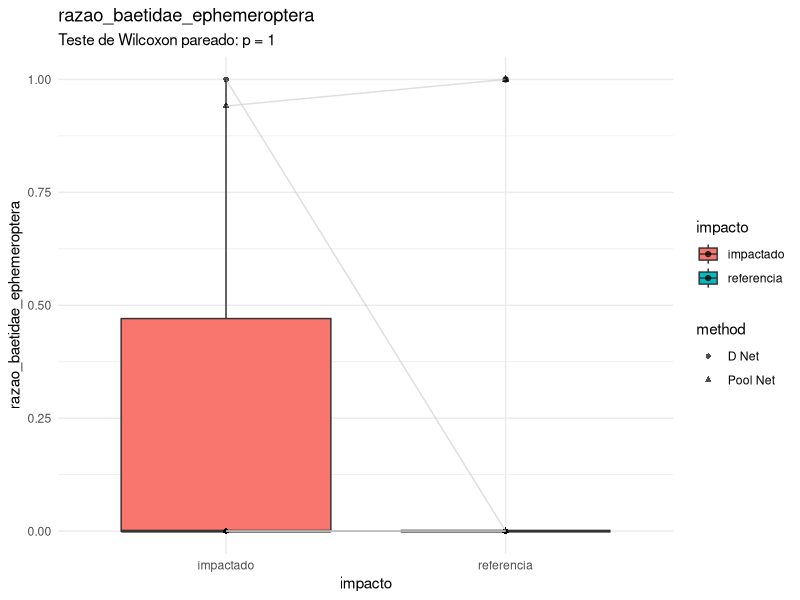
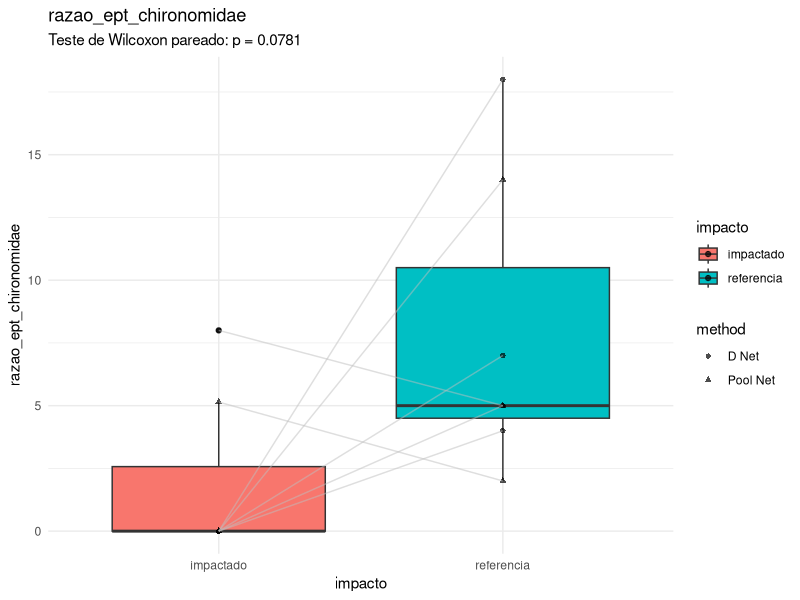
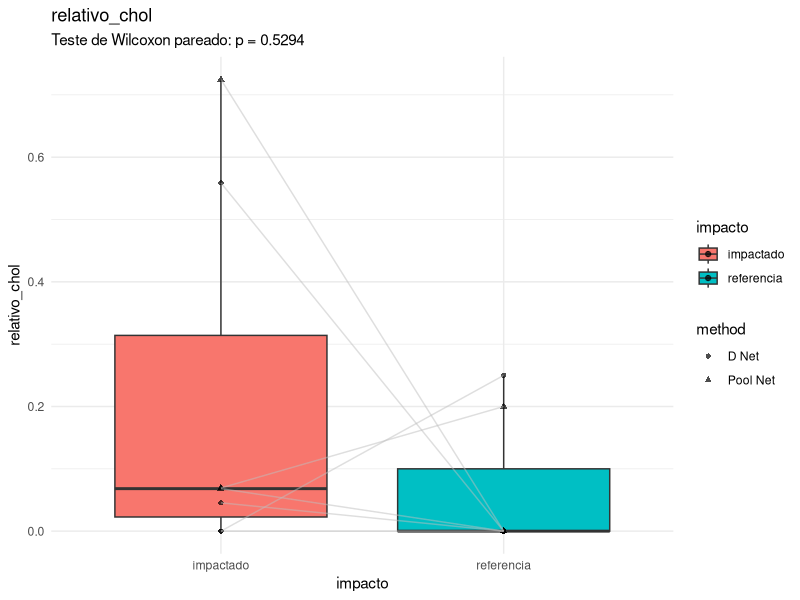
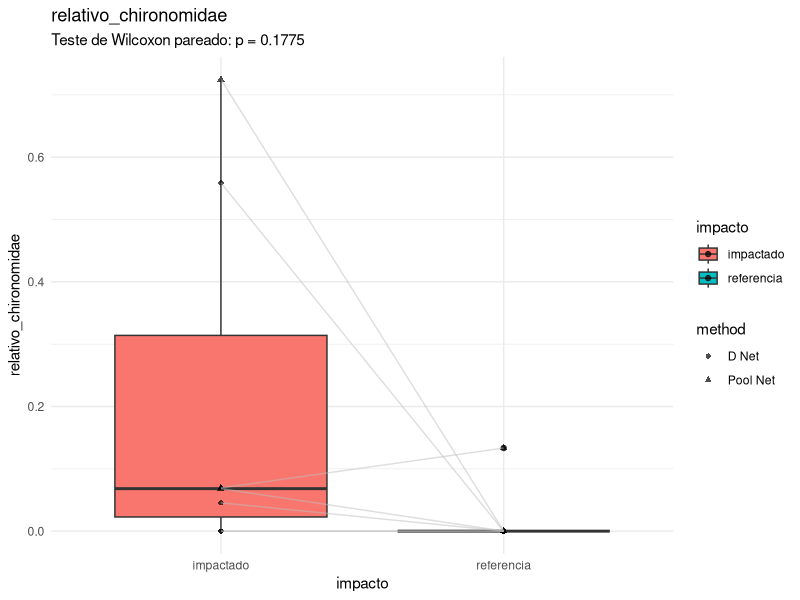
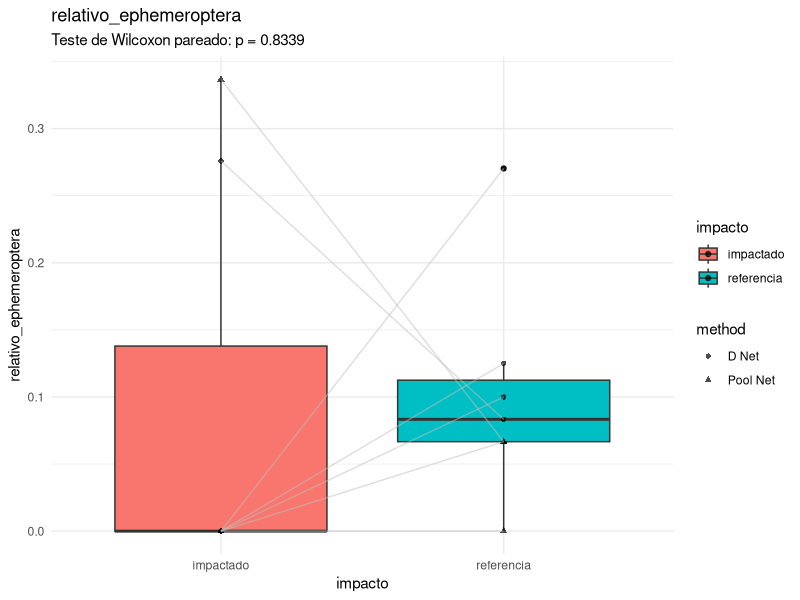
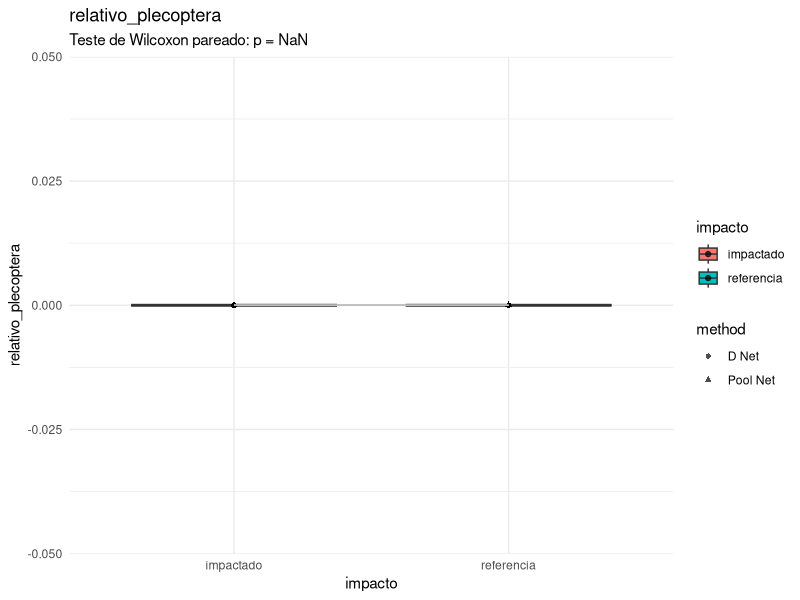
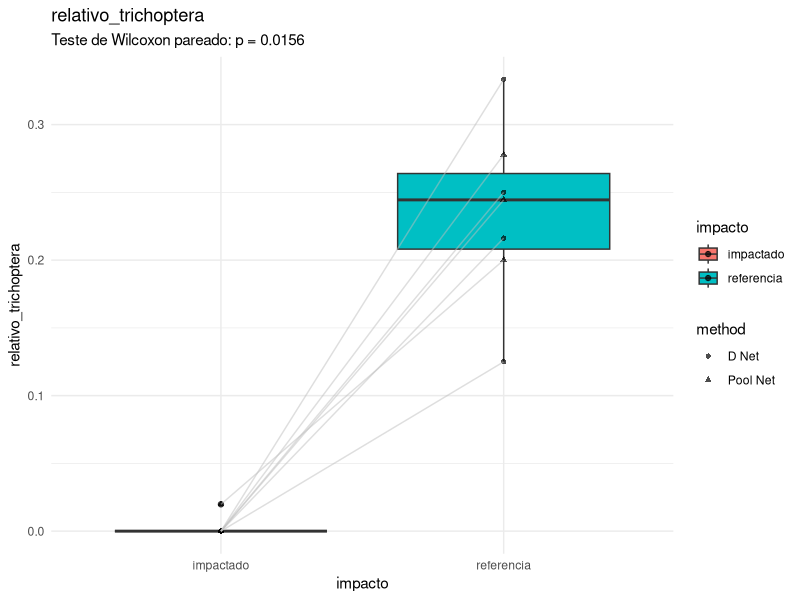
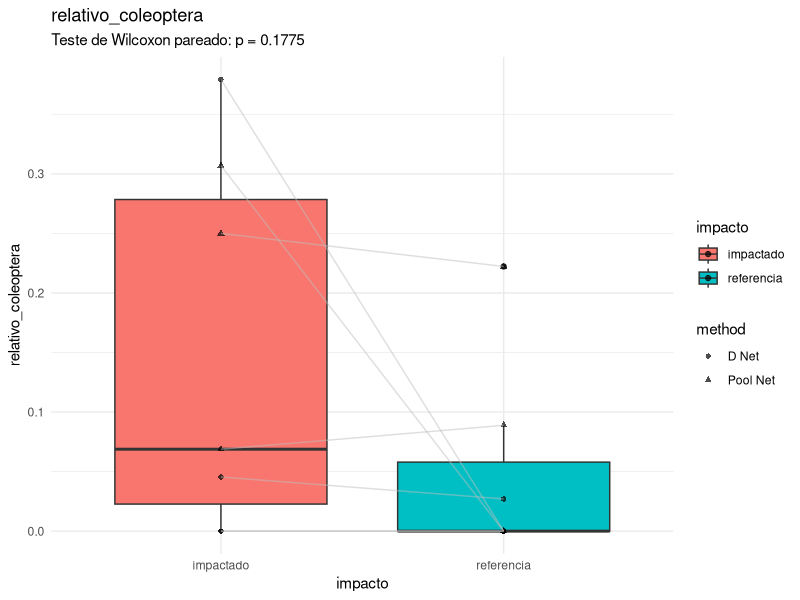

These figures' R source, in order:
library(tidyverse)

################################## Configurações ###############################
set.seed(1994)
pontos_referencia <- c("RiodaBarra-P1/2")
pontos_impactado <- c("RiodaBarra-P2")
metodos_de_amostragem <- c("D Net", "Pool Net")

# Pastas de figuras
pasta_figuras <- "figuras/indice_multimetrico/pareado_por_2_redes"
if (!dir.exists(pasta_figuras)) {
  dir.create(pasta_figuras, recursive = TRUE)
}

# Pasta de tabelas
pasta_tabelas <- "tabelas/redes/"
if (!dir.exists(pasta_tabelas)) {
  dir.create(pasta_tabelas, recursive = TRUE)
}

################################## Carregar dados ##############################
indices_df <- read_csv("dados/processado/matriz_indices_imaturos_piata.csv")

############################## Pre-processamento ###############################
# Remover índice de Pielou por ser muito problemático.
vetor_respostas <- indices_df %>%
  select(-pielou_classes, -pielou_ordens, -pielou_familias) %>%
  select(-(campanha:method)) %>%
  names()

# Adicionar coluna de impacto
dados_filtrados <- indices_df %>%
  mutate(
    impacto = case_when(
      locality_name == pontos_referencia ~ "referencia",
      locality_name == pontos_impactado ~ "impactado",
      TRUE ~ "desconsiderado"
    )
  )

# Filtrar dados para análise baseado em rede-D e rede de piscina.
dados_filtrados <- dados_filtrados %>%
  filter(impacto != "desconsiderado") %>%
  filter(method %in% metodos_de_amostragem) #%>%
  #mutate(
  #  impacto = as.factor(impacto),
  #  method = as.factor(method)
  #)

dados_filtrados <- dados_filtrados %>%
  mutate("coluna_id" = paste0(campanha, "_", method))

str(indices_df)


################################################################################

for (i in vetor_respostas) {
  print(paste("Analisando impacto (pareado por redes) para índice:", i))
  
  # Pivotar dados para formato largo — uma coluna para cada método
  pares <- dados_filtrados %>%
    select(all_of(c("campanha", "impacto", "method", i))) %>%
    pivot_wider(names_from = impacto, values_from = all_of(i)) %>%
    mutate(coluna_id = paste0(campanha, "_", method))
  
  # Garantir que temos pares válidos (sem NA)
  pares_validos <- pares %>%
    filter(!is.na("D Net") & !is.na("Pool Net") & !is.na("Sieve"))
  

  # Teste de Wilcoxon pareado
  p_value <- wilcox.test(
    pares_validos[["referencia"]],
    pares_validos[["impactado"]],
    paired = TRUE
  )$p.value
  
  pares_validos_long <- pares_validos %>%
  pivot_longer(
    cols = c("referencia", "impactado"),
    names_to = "impacto",
    values_to = i
  )

  # Criação do gráfico (continua igual, formato longo)
  plot <- ggplot(
    pares_validos_long,
    aes_string(x = "impacto", y = i, fill = "impacto")
  ) +
    theme_minimal() +
    geom_boxplot() +
    geom_point(aes(shape = method),alpha = 0.7) +
    labs(
      title = i,
      subtitle = paste0("Teste de Wilcoxon pareado: p = ", round(p_value, 4))
    ) +
    geom_line(aes_string(group = "coluna_id"), color = "gray", alpha = 0.5)
  
  # Salvar o gráfico
  ggsave(
    plot,
    filename = paste0(pasta_figuras, "/boxplot_", i, ".png"),
    width = 8,
    height = 6
  )
}
